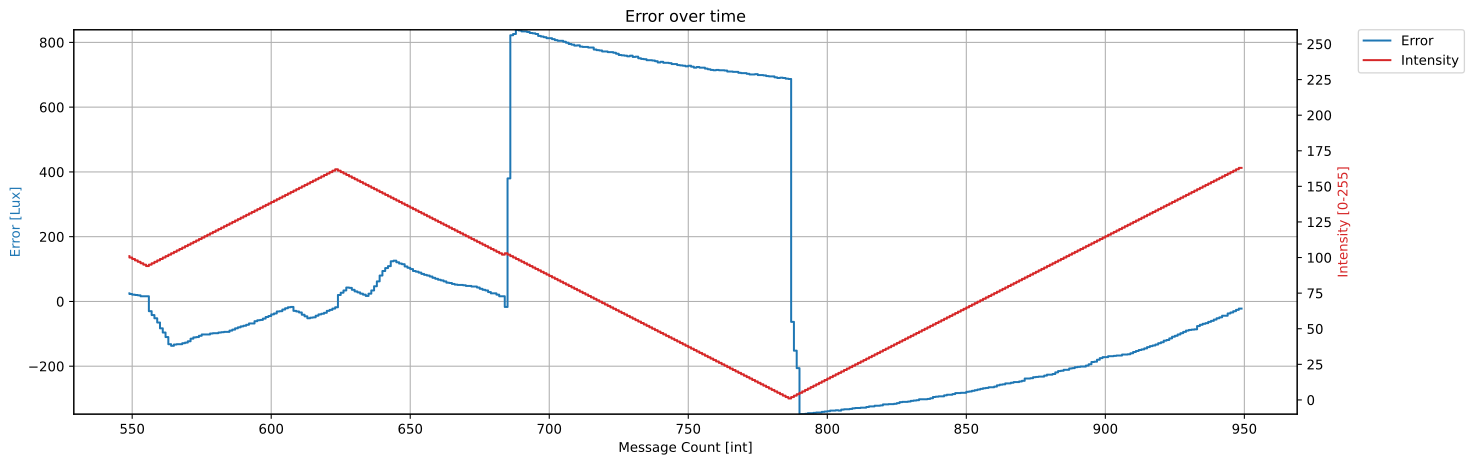

Here is the Python script that generated this plot:
import matplotlib
import matplotlib.pyplot as plt
import numpy as np

#####################   Load Data   ##################################
import csv

timestamp = []
setpoint = []
lux = []
slack = []
intensity = []
counter = []
wattUsage = []
error = []

# Timestamp, Setpoint, Lux, Slack, Intensity, Counter, WattUsage
with open('MovieData.csv') as csv_file:
    csv_reader = csv.reader(csv_file, delimiter=',')
    line_count = 0
    for row in csv_reader:
        if line_count < 550 or line_count > 950:
            print(f'Column names are {", ".join(row)}')
            line_count += 1
        else:
            # included values
            timestamp.append(row[0])
            setpoint.append(int(row[1]))
            lux.append(int(row[2]))
            slack.append(int(row[3]))
            intensity.append(int(row[4]))
            counter.append(int(row[5]))
            wattUsage.append(float(row[6]))

            # calculated values
            error.append(int(row[2]) - int(row[1]))

            # increment
            line_count += 1
    print(f'Processed {line_count} lines.')



################### PREPARE DATA #######################
# error = []
# time = []
# intensity = []
# 
# # Get error
# for i in range(0, len(timestamp)):
#     #print((lux_formula_value, timestamp, setpoint, light_red))
#     if light_red == 0 and lux_formula_value > setpoint:
#         # Natural light level too high
#         continue
#     elif abs(lux_formula_value - setpoint) > 10:
#         # Outliers
#         continue
#     else:
#         # lux above setpoint -> positive error
#         error.append(lux_formula_value - setpoint)
#         time.append(datetime.fromtimestamp(int(timestamp) // 1000000000))
#         intensity.append(light_red)
# 
# # convert python date objects to matplotlib dates
# dates = matplotlib.dates.date2num(time)
# 


fig, ax = plt.subplots()

################# ERROR ##############3
color = 'tab:blue'
ax.set_ylabel('Error [Lux]', color=color)
error_line, = ax.step(counter, error, color=color, label='Error')
#ax.xaxis_date()
#plt.gcf().autofmt_xdate()
plt.ylim(top=max(error), bottom=min(error))
ax.set(xlabel='Message Count [int]',
       title='Error over time')
ax.grid()

################# INTENSITY ######################
ax2 = ax.twinx()
color = 'tab:red'
ax2.set_ylabel('Intensity [0-255]', color=color)  # we already handled the x-label with ax1
intensity_line, = ax2.step(counter, intensity, color=color, label='Intensity')
#ax2.tick_params(axis='y', labelcolor=color)
plt.ylim(top=260, bottom=-10)
plt.yticks(np.arange(0, 260, 25))

#####################################################
# fig.savefig("test.png")

# fig.legend(loc='upper left')
plt.legend(handles=[error_line, intensity_line], bbox_to_anchor=(1.05, 1), loc='upper left',
           borderaxespad=0.)
fig.tight_layout()
fig.set_size_inches(20, 5)
plt.savefig("plot.svg", bbox_inches = "tight") # 'tight' makes room for x-axis labels
plt.show()  # Must be called last since this clears the figure, resulting in a white svg.


print('number of obs: ' + str(len(error)))
print('SD: ' + str(np.std(error)))
print('Avg: ' + str(np.average(error)))




np.histogram(error)
fig, ax = plt.subplots()
n, bins, patches = ax.hist(error, range(-10, 11, 2))
ax.set(xlabel='Error [Lux]', ylabel='Frequency',
       title='Lux error distribution')
fig.tight_layout()
fig.set_size_inches(5, 5)
plt.savefig("hist.svg", bbox_inches = "tight") # 'tight' makes room for x-axis labels
plt.show()